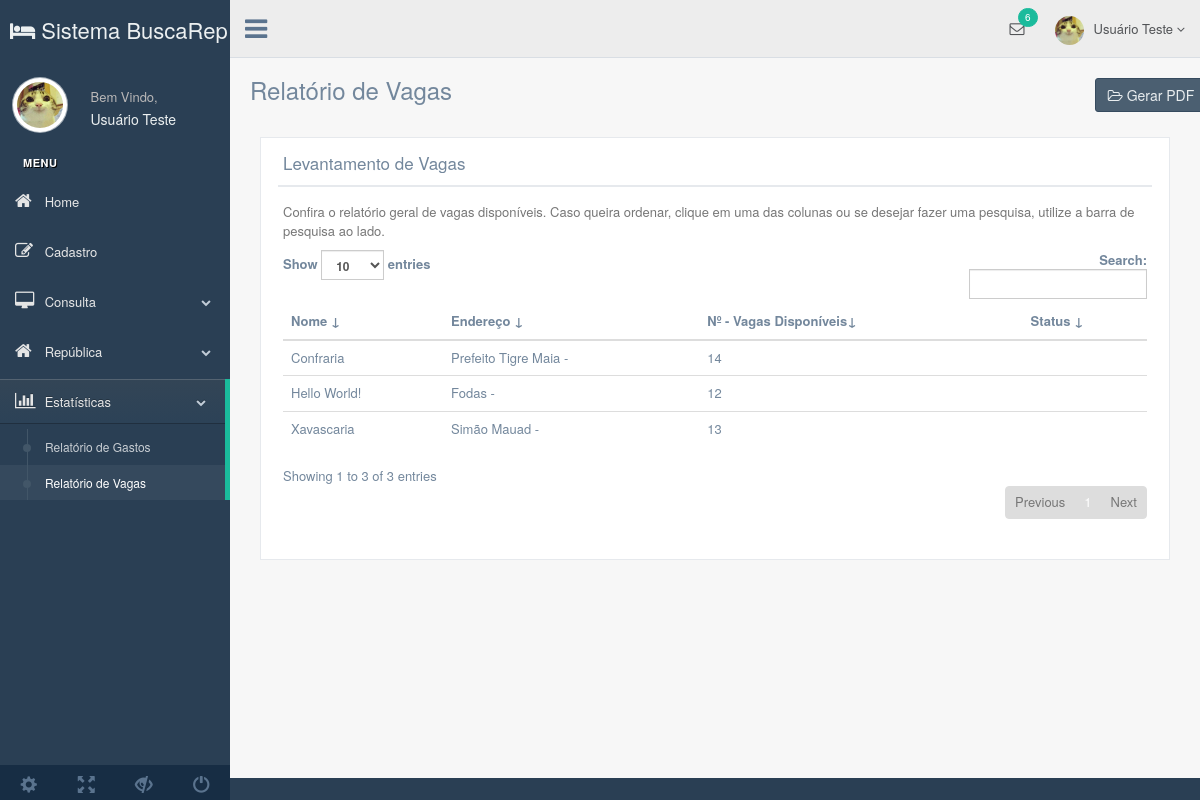
/production/relatorio_vagas.php, run on the app's committed database.
### tables this page shows
CREATE TABLE `republica` (
  `id` int(5) NOT NULL,
  `name` varchar(25) NOT NULL,
  `type` varchar(10) NOT NULL,
  `state` varchar(20) NOT NULL,
  `city` varchar(30) NOT NULL,
  `street` varchar(45) NOT NULL,
  `neighborhood` varchar(20) NOT NULL,
  `number` int(4) NOT NULL,
  `complement` varchar(15) NOT NULL,
  `email` varchar(45) NOT NULL,
  `phone` varchar(20) NOT NULL,
  `qtd` int(2) NOT NULL,
  `services` varchar(80) NOT NULL,
  `agency` varchar(20) NOT NULL,
  `img_name` varchar(40) NOT NULL
);

### production/relatorio_vagas.php (the view, shortened to what this page needs)
<?php
include_once('connection/connect.php');
$comando = "SELECT * FROM republica";
$resultado = mysqli_query($conn, $comando);
?>
<!DOCTYPE html>
<html lang="en">
  <head>
    <link href="../vendors/bootstrap/dist/css/bootstrap.min.css" rel="stylesheet">
    <link href="../vendors/font-awesome/css/font-awesome.min.css" rel="stylesheet">
    <link href="../vendors/nprogress/nprogress.css" rel="stylesheet">
    <link href="../build/css/custom.min.css" rel="stylesheet">
  </head>
  <body class="nav-md">
    <div class="container body">
      <div class="main_container">
        <div class="col-md-3 left_col">
          <div class="left_col scroll-view">
           <div class="navbar nav_title" style="border: 0;"><a href="user_home.php" class="site_title"><em class="fa fa-hotel"></em> <span>Sistema BuscaRep</span></a></div>
            <div class="profile clearfix">
              <div class="profile_pic">
                <img src="images/img.jpg" alt="..." class="img-circle profile_img">
              </div>
              <div class="profile_info">
                <span>Bem Vindo,</span>
                <h2>Usuário Teste</h2>
              </div>
              <div class="clearfix"></div>
            </div>
            <br />
            <div id="sidebar-menu" class="main_menu_side hidden-print main_menu">
              <div class="menu_section">
                <h3>Menu</h3>
                <ul class="nav side-menu">
                  <li><a href="user_home.php"><em class="fa fa-home"></em> Home </a></li>
                  <li><a><em class="fa fa-edit"></em> Cadastro </a>
                  </li>
                  <li><a><em class="fa fa-desktop"></em> Consulta<span class="fa fa-chevron-down"></span></a>
                  </li>
                  <li><a><em class="fa fa-home"></em> República <span class="fa fa-chevron-down"></span></a>
                  <li><a><em class="fa fa-bar-chart-o"></em> Estatísticas <span class="fa fa-chevron-down"></span></a>
                    <ul class="nav child_menu">
                      <li><a href="relatorio_gastos.php">Relatório de Gastos</a></li>
                      <li><a href="relatorio_vagas.php">Relatório de Vagas</a></li>
                   	</ul>
                  </li>
                </ul>
              </div>
            </div>
            <div class="sidebar-footer hidden-small">
              <a data-toggle="tooltip" data-placement="top" title="Settings">
                <span class="glyphicon glyphicon-cog" aria-hidden="true"></span>
              </a>
              <a data-toggle="tooltip" data-placement="top" title="FullScreen">
                <span class="glyphicon glyphicon-fullscreen" aria-hidden="true"></span>
              </a>
              <a data-toggle="tooltip" data-placement="top" title="Lock">
                <span class="glyphicon glyphicon-eye-close" aria-hidden="true"></span>
              </a>
              <a data-toggle="tooltip" data-placement="top" title="Logout">
                <span class="glyphicon glyphicon-off" aria-hidden="true"></span>
              </a>
            </div>
          </div>
        </div>
        <div class="top_nav">
          <div class="nav_menu">
            <nav>
              <div class="nav toggle">
                <a id="menu_toggle"><i class="fa fa-bars"></i></a>
              </div>
              <ul class="nav navbar-nav navbar-right">
                <li class="">
                  <a href="javascript:;" class="user-profile dropdown-toggle" data-toggle="dropdown" aria-expanded="false">
                    <img src="images/img.jpg" alt="">Usuário Teste
                    <span class=" fa fa-angle-down"></span>
                  </a>
                </li>
                <li role="presentation" class="dropdown">
                  <a href="javascript:;" class="dropdown-toggle info-number" data-toggle="dropdown" aria-expanded="false">
                    <i class="fa fa-envelope-o"></i>
                    <span class="badge bg-green">6</span>
                  </a>
                </li>
              </ul>
            </nav>
          </div>
        </div>
        <div class="right_col" role="main">
          <div class="">
            <div class="page-title">
              <div class="title_left"><h3>Relatório de Vagas</h3></div>
              <div class="title_right">
                <div class="col-md-5 col-sm-5 col-xs-12 form-group pull-right top_search col-lg-2">
                  <div class="input-group">
                    <button type="button" class="btn btn-dark"><em class="fa fa-folder-open-o"></em> Gerar PDF</button>
			     </div>
                </div>
              </div>
            </div>
            <div class="col-md-12 col-sm-12 col-xs-12 col-lg-12">
                <div class="x_panel">
                  <div class="x_title">
                    <h2>Levantamento de Vagas<small>Repúblicas</small></h2>
                    <div class="clearfix"></div>
                  </div>
                  <div class="x_content">
                    <p class="text-muted font-13 m-b-30">
                      Confira o relatório geral de vagas disponíveis. Caso queira ordenar, clique em uma das colunas ou se desejar fazer uma pesquisa, utilize a barra de pesquisa ao lado.
                    </p>
                    <table id="datatable" class="table">
                      <thead>
                        <tr>
                          <th>Nome ↓</th>
                          <th>Endereço ↓</th>
                          <th>Nº - Vagas Disponíveis↓</th>
                          <th>Status ↓</th>
                        </tr>
                      </thead>
                      <tbody>
                      <?php while($dado = mysqli_fetch_array($resultado)){ ?>
						  <tr>
                          <td><?php echo $dado["name"];?></td>
                          <td><?php echo $dado["street"];?> - <?php echo $dado["neighboor"];?></td>
                          <td><?php echo $dado["qtd"];?></td>
                          <td><?php echo $dado["able"];?></font></td>
                        </tr>
                        <?php } ?>
                        </tbody>
                    </table>
                  </div>
               </div>
            </div>
        </div>
       </div>
      </div>
</body>
</html>

### data on the page
republica: name "Confraria", street "Prefeito Tigre Maia", qtd "14"
republica: name "Hello World!", street "Fodas", qtd "12"
republica: name "Xavascaria", street "Simão Mauad", qtd "13"
